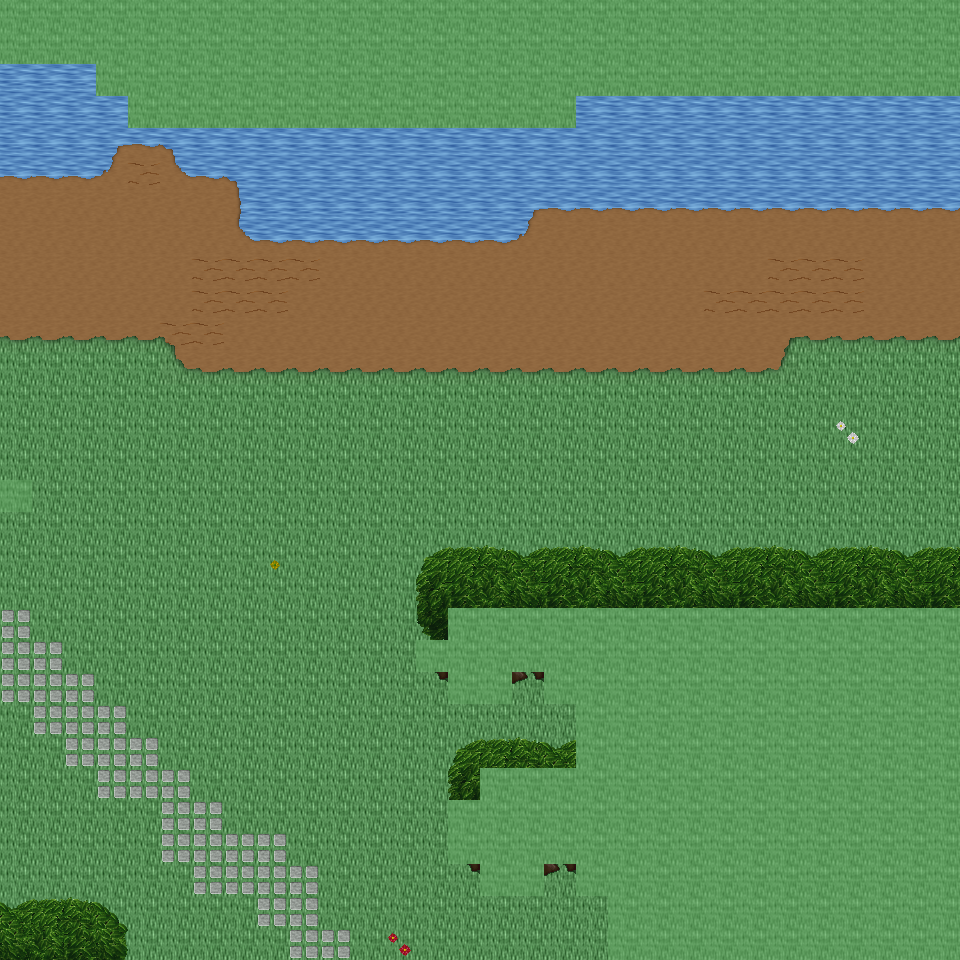

This is a level from a 2D game, rendered from its Tiled map with the project's own tilesets. A one-line summary and the map file follow, with tile-layer data summarised:
An orthogonal 30x30 tile map with 32x32 px tiles, 6 tile layers (Ground, Object, Object2, Above, ...), 21 tilesets and 4 objects (4x mapExit).

<map version="1.0" orientation="orthogonal" renderorder="right-down" width="30" height="30" tilewidth="32" tileheight="32" nextobjectid="5">
  <tileset firstgid="1" name="tileset_ground_ground" tilewidth="32" tileheight="32" tilecount="33" columns="3">
    <image source="../drawable/tileset_ground_ground.png" width="96" height="352" />
  </tileset>
  <tileset firstgid="34" name="tileset_ground_water_pool" tilewidth="32" tileheight="32" tilecount="72" columns="3">
    <image source="../drawable/tileset_ground_water_pool.png" width="96" height="768" />
  </tileset>
  <tileset firstgid="106" name="tileset_ground_ridge_earth_dark" tilewidth="32" tileheight="32" tilecount="96" columns="12">
    <image source="../drawable/tileset_ground_ridge_earth_dark.png" width="384" height="256" />
  </tileset>
  <tileset firstgid="202" name="tileset_ground_grass_edges" tilewidth="32" tileheight="32" tilecount="36" columns="12">
    <image source="../drawable/tileset_ground_grass_edges.png" width="384" height="96" />
  </tileset>
  <tileset firstgid="238" name="tileset_ground_earth_edges" tilewidth="32" tileheight="32" tilecount="18" columns="6">
    <image source="../drawable/tileset_ground_earth_edges.png" width="192" height="96" />
  </tileset>
  <tileset firstgid="256" name="tileset_ground_grass_corners" tilewidth="32" tileheight="32" tilecount="24" columns="6">
    <image source="../drawable/tileset_ground_grass_corners.png" width="192" height="128" />
  </tileset>
  <tileset firstgid="280" name="tileset_plant_flower_daisy_blue" tilewidth="32" tileheight="32" tilecount="8" columns="2">
    <image source="../drawable/tileset_plant_flower_daisy_blue.png" width="64" height="128" />
  </tileset>
  <tileset firstgid="288" name="tileset_plant_flower_daisy_yellow" tilewidth="32" tileheight="32" tilecount="8" columns="2">
    <image source="../drawable/tileset_plant_flower_daisy_yellow.png" width="64" height="128" />
  </tileset>
  <tileset firstgid="296" name="tileset_plant_bush_bushes" tilewidth="32" tileheight="32" tilecount="10" columns="5">
    <image source="../drawable/tileset_plant_bush_bushes.png" width="160" height="64" />
  </tileset>
  <tileset firstgid="306" name="tileset_plant_flower_daisy_red" tilewidth="32" tileheight="32" tilecount="8" columns="2">
    <image source="../drawable/tileset_plant_flower_daisy_red.png" width="64" height="128" />
  </tileset>
  <tileset firstgid="314" name="tileset_plant_flower_daisy_white" tilewidth="32" tileheight="32" tilecount="8" columns="2">
    <image source="../drawable/tileset_plant_flower_daisy_white.png" width="64" height="128" />
  </tileset>
  <tileset firstgid="322" name="tileset_logic_collision" tilewidth="32" tileheight="32" tilecount="1" columns="1">
    <image source="../drawable/tileset_logic_collision.png" width="32" height="32" />
  </tileset>
  <tileset firstgid="323" name="tileset_plant_tree_tree_green" tilewidth="32" tileheight="32" tilecount="88" columns="8">
    <image source="../drawable/tileset_plant_tree_tree_green.png" width="256" height="352" />
  </tileset>
  <tileset firstgid="411" name="tileset_building_castle" tilewidth="32" tileheight="32" tilecount="320" columns="20">
    <image source="../drawable/tileset_building_castle.png" width="640" height="512" />
  </tileset>
  <tileset firstgid="731" name="tileset_object_tent" tilewidth="32" tileheight="32" tilecount="9" columns="3">
    <image source="../drawable/tileset_object_tent.png" width="96" height="96" />
  </tileset>
  <tileset firstgid="740" name="tileset_logic_item_sheepfood" tilewidth="32" tileheight="32" tilecount="1" columns="1">
    <image source="../drawable/tileset_logic_item_sheepfood.png" width="32" height="32" />
  </tileset>
  <tileset firstgid="741" name="tileset_logic_creature_fairy" tilewidth="32" tileheight="32" tilecount="4" columns="4">
    <image source="../drawable/tileset_logic_creature_fairy.png" width="128" height="32" />
  </tileset>
  <tileset firstgid="745" name="tileset_logic_item_resources" tilewidth="32" tileheight="32" tilecount="6" columns="6">
    <image source="../drawable/tileset_logic_item_resources.png" width="192" height="32" />
  </tileset>
  <tileset firstgid="751" name="tileset_logic_portal" tilewidth="32" tileheight="32" tilecount="24" columns="8">
    <image source="../drawable/tileset_logic_portal.png" width="256" height="96" />
  </tileset>
  <tileset firstgid="775" name="tileset_ground_green_paving" tilewidth="32" tileheight="32" tilecount="18" columns="3">
    <image source="../drawable/tileset_ground_green_paving.png" width="96" height="192" />
  </tileset>
  <tileset firstgid="793" name="tileset_logic_protection" tilewidth="32" tileheight="32" tilecount="2" columns="2">
    <image source="../drawable/tileset_logic_protection.png" width="64" height="32" />
  </tileset>
  <layer name="Ground" width="30" height="30">
    <data>[900 cells, 900 non-empty, 7 distinct tile ids]</data>
  </layer>
  <layer name="Object" width="30" height="30">
    <data>[900 cells, 152 non-empty, 25 distinct tile ids]</data>
  </layer>
  <layer name="Object2" width="30" height="30">
    <data>[900 cells, 0 non-empty, 0 distinct tile ids]</data>
  </layer>
  <layer name="Above" width="30" height="30">
    <data>[900 cells, 176 non-empty, 18 distinct tile ids]</data>
  </layer>
  <layer name="Above2" width="30" height="30">
    <data>[900 cells, 1 non-empty, 1 distinct tile ids]</data>
  </layer>
  <layer name="Walkable" width="30" height="30">
    <data>[900 cells, 257 non-empty, 1 distinct tile ids]</data>
  </layer>
  <objectgroup name="MapEvents">
    <object id="1" name="south" type="mapExit" x="0" y="928" width="608" height="32">
      <properties>
        <property name="map" value="level_0_x103_y111" />
        <property name="x" value="0" />
        <property name="y" value="1" />
      </properties>
    </object>
    <object id="2" name="west" type="mapExit" x="0" y="64" width="32" height="416">
      <properties>
        <property name="map" value="level_0_x102_y110" />
        <property name="x" value="28" />
        <property name="y" value="2" />
      </properties>
    </object>
    <object id="3" name="west2" type="mapExit" x="0" y="512" width="32" height="448">
      <properties>
        <property name="map" value="level_0_x102_y110" />
        <property name="x" value="28" />
        <property name="y" value="16" />
      </properties>
    </object>
    <object id="4" name="east" type="mapExit" x="928" y="96" width="32" height="512">
      <properties>
        <property name="map" value="level_0_x104_y110" />
        <property name="x" value="1" />
        <property name="y" value="3" />
      </properties>
    </object>
  </objectgroup>
</map>
